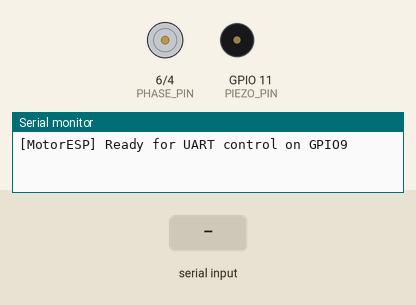
This sketch was run on a simulated ESP32-S3. Parts: direction and speed pins drawn as motors (green arrow = direction pin HIGH = forward, orange = LOW = backward, longer = more drive), buzzer (waves = sounding), the last lines printed to the serial monitor. The inputs (shaded band) are chosen by the test bench.

Above: at 2.1 s.
2.2 s: "START\n" received over the second serial link
At 3.5 s:
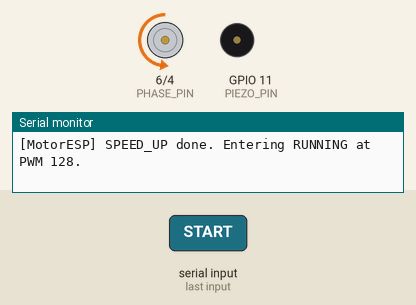
5.2 s: "SPEED:90\n" received over the second serial link
At 6.3 s:
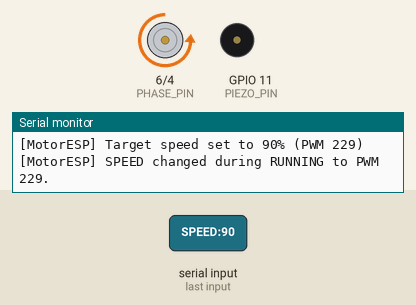
8.2 s: "STOP\n" received over the second serial link
At 8.5 s:
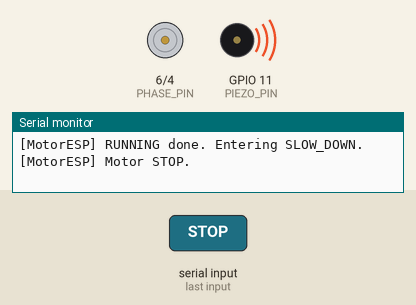
10.2 s: "START\n" received over the second serial link
At 10.45 s:
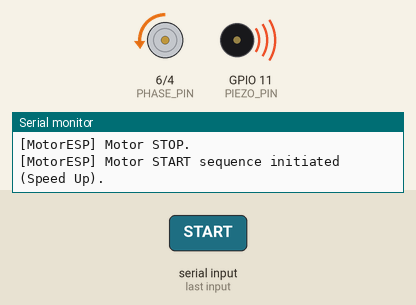
13.2 s: "SPEED:\n" received over the second serial link
At 14.5 s:
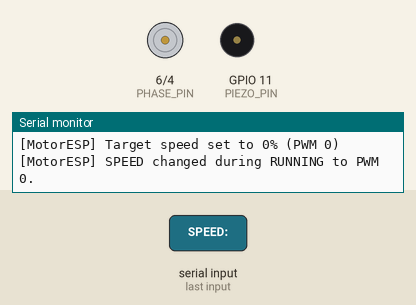
14.8 s: "SPEED:90\n" received over the second serial link
At 17.9 s:
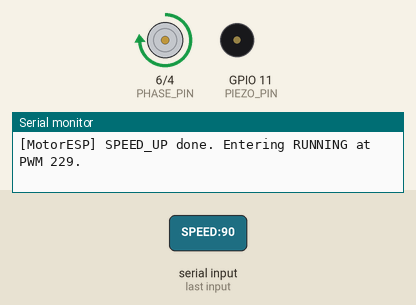
Timing chart, 0 to 18.8 s (numbered marks = the images above; inputs shaded):
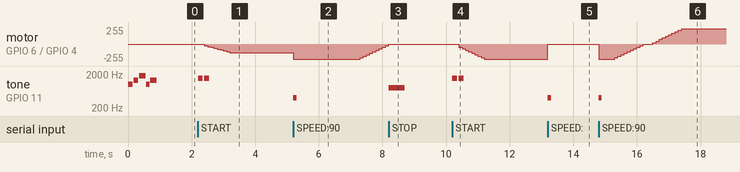

The sketch:

SAPS_MOTOR.ino
```cpp
#define UART_RX_PIN 14

// Motor driver pins
const int EN_PIN     = 4;
const int NSLEEP_PIN = 5;
const int PHASE_PIN  = 6;
const int NFAULT_PIN = 7;

// Piezo Speaker Pin
const int PIEZO_PIN = 11;

enum MotorState {
  MOTOR_STATE_IDLE,
  MOTOR_STATE_SPEED_UP,
  MOTOR_STATE_RUNNING,
  MOTOR_STATE_SLOW_DOWN
};

MotorState currentMotorState = MOTOR_STATE_IDLE;

// Timing
unsigned long phaseStartTime = 0;
const unsigned long RUNNING_DURATION      = 4000;
const unsigned long IDLE_DURATION         = 200;
const unsigned long SPEED_CHANGE_DURATION = 1000;
const unsigned long SPEED_STEP_INTERVAL   = SPEED_CHANGE_DURATION / 10;

int motorSpeedTargetPWM = 128;
int currentSpeedPWM     = 0;
unsigned long speedStepStartTime = 0;
int speedStepCount = 0;

bool directionForward = true;

bool motorEnabled = false;
bool faultDetected = false;
bool speedChanged = false;

void startBeep(int pin, int frequency, int duration_ms) {
  tone(pin, frequency, duration_ms);
}
void stopBeep() { noTone(PIEZO_PIN); }
void beepStartup() {
  tone(PIEZO_PIN, 988, 150); delay(180); // B5
  tone(PIEZO_PIN, 1319, 150); delay(180); // E6
  tone(PIEZO_PIN, 1760, 200); delay(220); // A6
  tone(PIEZO_PIN, 988, 100); delay(120); // B5
  tone(PIEZO_PIN, 1319, 200); delay(220); // E6
}
void twoBeepsStart() { startBeep(PIEZO_PIN, 1500, 150); delay(200); startBeep(PIEZO_PIN, 1500, 150); }
void longBeepStop() { startBeep(PIEZO_PIN, 800, 500); }
void shortLowBeepSpeed() { startBeep(PIEZO_PIN, 400, 100); }
void longHighBeepFault() { startBeep(PIEZO_PIN, 2000, 1000); }

void setup() {
  Serial.begin(115200);
  Serial1.begin(9600, SERIAL_8N1, UART_RX_PIN, -1);
  pinMode(EN_PIN, OUTPUT);
  pinMode(NSLEEP_PIN, OUTPUT);
  pinMode(PHASE_PIN, OUTPUT);
  pinMode(NFAULT_PIN, INPUT_PULLUP);
  pinMode(PIEZO_PIN, OUTPUT);

  digitalWrite(NSLEEP_PIN, HIGH);
  digitalWrite(EN_PIN, LOW);
  digitalWrite(PHASE_PIN, LOW);
  beepStartup();
  Serial.println("[MotorESP] Ready for UART control on GPIO9");
  currentMotorState = MOTOR_STATE_IDLE;
  phaseStartTime = millis();
}

void loop() {
  unsigned long currentMillis = millis();

  if (Serial1.available()) {
    String msg = Serial1.readStringUntil('\n');
    msg.trim();

    if (msg == "START") {
      if (!motorEnabled || faultDetected) {
        motorEnabled = true;
        faultDetected = false;
        currentMotorState = MOTOR_STATE_SPEED_UP;
        phaseStartTime = currentMillis;
        speedStepStartTime = currentMillis;
        speedStepCount = 0;
        currentSpeedPWM = 0;
        directionForward = true;
        digitalWrite(PHASE_PIN, LOW);
        analogWrite(EN_PIN, currentSpeedPWM);
        twoBeepsStart();
        Serial.println("[MotorESP] Motor START sequence initiated (Speed Up).");
      }
    } else if (msg == "STOP") {
      if (motorEnabled || faultDetected) {
        motorEnabled = false;
        faultDetected = false;
        currentMotorState = MOTOR_STATE_IDLE;
        analogWrite(EN_PIN, 0);
        currentSpeedPWM = 0;
        longBeepStop();
        Serial.println("[MotorESP] Motor STOP.");
      }
    } else if (msg.startsWith("SPEED:")) {
      int val = msg.substring(6).toInt();
      val = constrain(val, 0, 100);
      motorSpeedTargetPWM = map(val, 0, 100, 0, 255);
      shortLowBeepSpeed();
      speedChanged = true;
      Serial.printf("[MotorESP] Target speed set to %d%% (PWM %d)\n", val, motorSpeedTargetPWM);
    } else if (msg.startsWith("BEEP:")) {
      int colon = msg.indexOf(':', 5);
      if (colon > 5) {
        int freq = msg.substring(5, colon).toInt();
        int dur = msg.substring(colon + 1).toInt();
        tone(PIEZO_PIN, freq, dur);
        Serial.printf("[MotorESP] External BEEP: freq %d Hz, duration %d ms\n", freq, dur);
      }
    }
  }

  if (!motorEnabled || faultDetected) {
    if (currentMotorState != MOTOR_STATE_IDLE) {
      currentMotorState = MOTOR_STATE_IDLE;
      analogWrite(EN_PIN, 0);
      currentSpeedPWM = 0;
      Serial.println("[MotorESP] Transitioning to IDLE due to stop or fault.");
    }
    return;
  }

  switch (currentMotorState) {
    case MOTOR_STATE_IDLE:
      if (currentMillis - phaseStartTime >= IDLE_DURATION) {
        directionForward = !directionForward;
        digitalWrite(PHASE_PIN, directionForward ? LOW : HIGH);
        currentMotorState = MOTOR_STATE_SPEED_UP;
        phaseStartTime = currentMillis;
        speedStepStartTime = currentMillis;
        speedStepCount = 0;
        currentSpeedPWM = 0;
        analogWrite(EN_PIN, currentSpeedPWM);
        Serial.printf("[MotorESP] IDLE done. Direction: %s. Starting SPEED_UP.\n", directionForward ? "FORWARD" : "REVERSE");
      }
      break;

    case MOTOR_STATE_SPEED_UP:
      if (currentMillis - speedStepStartTime >= SPEED_STEP_INTERVAL) {
        speedStepStartTime += SPEED_STEP_INTERVAL;
        speedStepCount++;
        currentSpeedPWM = map(speedStepCount, 0, 10, 0, motorSpeedTargetPWM);
        currentSpeedPWM = constrain(currentSpeedPWM, 0, motorSpeedTargetPWM);
        analogWrite(EN_PIN, currentSpeedPWM);
        if (speedStepCount >= 10 || (currentMillis - phaseStartTime) >= SPEED_CHANGE_DURATION) {
          currentSpeedPWM = motorSpeedTargetPWM;
          analogWrite(EN_PIN, currentSpeedPWM);
          currentMotorState = MOTOR_STATE_RUNNING;
          phaseStartTime = currentMillis;
          speedStepCount = 0;
          Serial.printf("[MotorESP] SPEED_UP done. Entering RUNNING at PWM %d.\n", currentSpeedPWM);
        }
      }
      break;

    case MOTOR_STATE_RUNNING:
      if (speedChanged) {
        analogWrite(EN_PIN, motorSpeedTargetPWM);
        currentSpeedPWM = motorSpeedTargetPWM;
        speedChanged = false;
        Serial.printf("[MotorESP] SPEED changed during RUNNING to PWM %d.\n", motorSpeedTargetPWM);
      }
      if (currentMillis - phaseStartTime >= RUNNING_DURATION) {
        currentMotorState = MOTOR_STATE_SLOW_DOWN;
        phaseStartTime = currentMillis;
        speedStepStartTime = currentMillis;
        speedStepCount = 0;
        Serial.println("[MotorESP] RUNNING done. Entering SLOW_DOWN.");
      }
      break;

    case MOTOR_STATE_SLOW_DOWN:
      if (currentMillis - speedStepStartTime >= SPEED_STEP_INTERVAL) {
        speedStepStartTime += SPEED_STEP_INTERVAL;
        speedStepCount++;
        currentSpeedPWM = map(speedStepCount, 0, 10, motorSpeedTargetPWM, 0);
        currentSpeedPWM = constrain(currentSpeedPWM, 0, motorSpeedTargetPWM);
        analogWrite(EN_PIN, currentSpeedPWM);
        if (speedStepCount >= 10 || (currentMillis - phaseStartTime) >= SPEED_CHANGE_DURATION) {
          currentSpeedPWM = 0;
          analogWrite(EN_PIN, 0);
          currentMotorState = MOTOR_STATE_IDLE;
          phaseStartTime = currentMillis;
          speedStepCount = 0;
          Serial.println("[MotorESP] SLOW_DOWN done. Entering IDLE.");
        }
      }
      break;
  }
}
```

Measured:
- after the input at 2.2 s, motor on GPIO 6 (PHASE_PIN) / GPIO 4 (EN_PIN): moves from stopped to backward 128/255 over 0.80 s, starting after 0.20 s; tone on GPIO 11 (PIEZO_PIN): alternates 1500 Hz for 0.15 s and silent for 0.05 s, 4 changes in all, then stays silent, starting at once
- after the input at 5.2 s, tone on GPIO 11 (PIEZO_PIN): silent → 400 Hz at once, → silent 0.10 s later
- after the input at 8.2 s, motor on GPIO 6 (PHASE_PIN) / GPIO 4 (EN_PIN): goes on until 8.2 s, then stays stopped; tone on GPIO 11 (PIEZO_PIN): silent → 800 Hz at once, → silent 0.50 s later
- after the input at 10.2 s, motor on GPIO 6 (PHASE_PIN) / GPIO 4 (EN_PIN): moves from stopped to backward 229/255 over 0.80 s, starting after 0.20 s; tone on GPIO 11 (PIEZO_PIN): alternates 1500 Hz for 0.15 s and silent for 0.05 s, 4 changes in all, then stays silent, starting at once
- after the input at 13.2 s, motor on GPIO 6 (PHASE_PIN) / GPIO 4 (EN_PIN): backward 229/255 → stopped at once; tone on GPIO 11 (PIEZO_PIN): silent → 400 Hz at once, → silent 0.10 s later
- after the input at 14.8 s, motor on GPIO 6 (PHASE_PIN) / GPIO 4 (EN_PIN): stopped → backward 229/255 at once, → backward 207/255 0.50 s later, → backward 184/255 0.10 s later, → backward 161/255 0.10 s later, … (21 changes in this stretch); tone on GPIO 11 (PIEZO_PIN): silent → 400 Hz at once, → silent 0.10 s later
